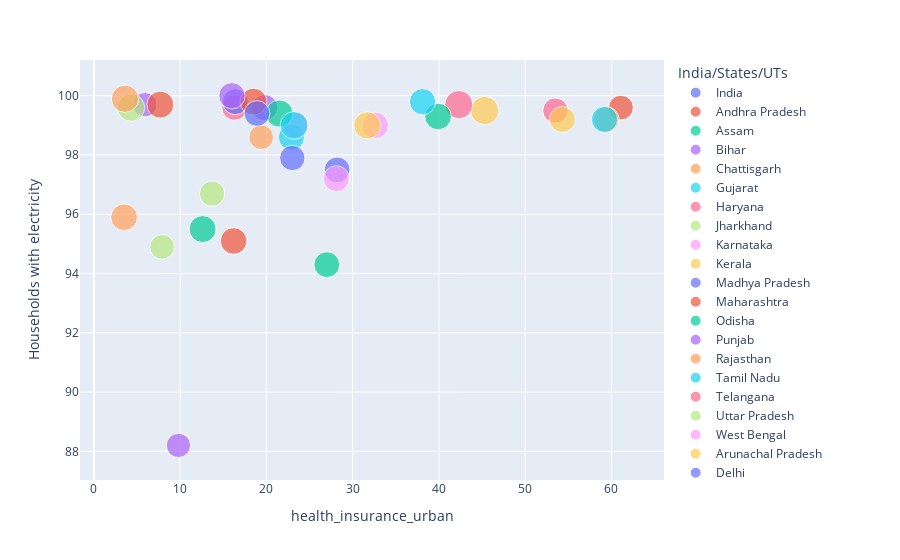

Notebook code cell kept with this figure:
### Code cell
import plotly.express as px

fig1 = px.scatter(health_insurance_NFHS4_Urban, x="health_insurance_urban", y="Households with electricity",color='India/States/UTs',size='F_6above_school')
fig1.show()

### Figure 1 — Plotly figure (JSON) as saved in the notebook; plotly's stock layout.template omitted (floating-point values rounded to 4 significant figures)
{"data": [{"hovertemplate": "India/States/UTs=India<br>health_insurance_urban=%{x}<br>Households with electricity=%{y}<br>F_6above_school=%{marker.size}<extra></extra>", "legendgroup": "India", "marker": {"color": "#636efa", "size": [80.6], "sizemode": "area", "sizeref": 0.2412, "symbol": "circle"}, "mode": "markers", "name": "India", "orientation": "v", "showlegend": true, "type": "scatter", "x": [28.2], "xaxis": "x", "y": [97.5], "yaxis": "y"}, {"hovertemplate": "India/States/UTs=Andhra Pradesh<br>health_insurance_urban=%{x}<br>Households with electricity=%{y}<br>F_6above_school=%{marker.size}<extra></extra>", "legendgroup": "Andhra Pradesh", "marker": {"color": "#EF553B", "size": [74.3], "sizemode": "area", "sizeref": 0.2412, "symbol": "circle"}, "mode": "markers", "name": "Andhra Pradesh", "orientation": "v", "showlegend": true, "type": "scatter", "x": [61.1], "xaxis": "x", "y": [99.6], "yaxis": "y"}, {"hovertemplate": "India/States/UTs=Assam<br>health_insurance_urban=%{x}<br>Households with electricity=%{y}<br>F_6above_school=%{marker.size}<extra></extra>", "legendgroup": "Assam", "marker": {"color": "#00cc96", "size": [88.1], "sizemode": "area", "sizeref": 0.2412, "symbol": "circle"}, "mode": "markers", "name": "Assam", "orientation": "v", "showlegend": true, "type": "scatter", "x": [12.6], "xaxis": "x", "y": [95.5], "yaxis": "y"}, {"hovertemplate": "India/States/UTs=Bihar<br>health_insurance_urban=%{x}<br>Households with electricity=%{y}<br>F_6above_school=%{marker.size}<extra></extra>", "legendgroup": "Bihar", "marker": {"color": "#ab63fa", "size": [71.5], "sizemode": "area", "sizeref": 0.2412, "symbol": "circle"}, "mode": "markers", "name": "Bihar", "orientation": "v", "showlegend": true, "type": "scatter", "x": [9.8], "xaxis": "x", "y": [88.2], "yaxis": "y"}, {"hovertemplate": "India/States/UTs=Chattisgarh<br>health_insurance_urban=%{x}<br>Households with electricity=%{y}<br>F_6above_school=%{marker.size}<extra></extra>", "legendgroup": "Chattisgarh", "marker": {"color": "#FFA15A", "size": [80.5], "sizemode": "area", "sizeref": 0.2412, "symbol": "circle"}, "mode": "markers", "name": "Chattisgarh", "orientation": "v", "showlegend": true, "type": "scatter", "x": [59.4], "xaxis": "x", "y": [99.2], "yaxis": "y"}, {"hovertemplate": "India/States/UTs=Gujarat<br>health_insurance_urban=%{x}<br>Households with electricity=%{y}<br>F_6above_school=%{marker.size}<extra></extra>", "legendgroup": "Gujarat", "marker": {"color": "#19d3f3", "size": [82.6], "sizemode": "area", "sizeref": 0.2412, "symbol": "circle"}, "mode": "markers", "name": "Gujarat", "orientation": "v", "showlegend": true, "type": "scatter", "x": [22.9], "xaxis": "x", "y": [98.6], "yaxis": "y"}, {"hovertemplate": "India/States/UTs=Haryana<br>health_insurance_urban=%{x}<br>Households with electricity=%{y}<br>F_6above_school=%{marker.size}<extra></extra>", "legendgroup": "Haryana", "marker": {"color": "#FF6692", "size": [77.8], "sizemode": "area", "sizeref": 0.2412, "symbol": "circle"}, "mode": "markers", "name": "Haryana", "orientation": "v", "showlegend": true, "type": "scatter", "x": [16.3], "xaxis": "x", "y": [99.6], "yaxis": "y"}, {"hovertemplate": "India/States/UTs=Jharkhand<br>health_insurance_urban=%{x}<br>Households with electricity=%{y}<br>F_6above_school=%{marker.size}<extra></extra>", "legendgroup": "Jharkhand", "marker": {"color": "#B6E880", "size": [77.1], "sizemode": "area", "sizeref": 0.2412, "symbol": "circle"}, "mode": "markers", "name": "Jharkhand", "orientation": "v", "showlegend": true, "type": "scatter", "x": [13.7], "xaxis": "x", "y": [96.7], "yaxis": "y"}, {"hovertemplate": "India/States/UTs=Karnataka<br>health_insurance_urban=%{x}<br>Households with electricity=%{y}<br>F_6above_school=%{marker.size}<extra></extra>", "legendgroup": "Karnataka", "marker": {"color": "#FF97FF", "size": [81.4], "sizemode": "area", "sizeref": 0.2412, "symbol": "circle"}, "mode": "markers", "name": "Karnataka", "orientation": "v", "showlegend": true, "type": "scatter", "x": [23.4], "xaxis": "x", "y": [99], "yaxis": "y"}, {"hovertemplate": "India/States/UTs=Kerala<br>health_insurance_urban=%{x}<br>Households with electricity=%{y}<br>F_6above_school=%{marker.size}<extra></extra>", "legendgroup": "Kerala", "marker": {"color": "#FECB52", "size": [96.5], "sizemode": "area", "sizeref": 0.2412, "symbol": "circle"}, "mode": "markers", "name": "Kerala", "orientation": "v", "showlegend": true, "type": "scatter", "x": [45.3], "xaxis": "x", "y": [99.5], "yaxis": "y"}, {"hovertemplate": "India/States/UTs=Madhya Pradesh<br>health_insurance_urban=%{x}<br>Households with electricity=%{y}<br>F_6above_school=%{marker.size}<extra></extra>", "legendgroup": "Madhya Pradesh", "marker": {"color": "#636efa", "size": [78.1], "sizemode": "area", "sizeref": 0.2412, "symbol": "circle"}, "mode": "markers", "name": "Madhya Pradesh", "orientation": "v", "showlegend": true, "type": "scatter", "x": [23], "xaxis": "x", "y": [97.9], "yaxis": "y"}, {"hovertemplate": "India/States/UTs=Maharashtra<br>health_insurance_urban=%{x}<br>Households with electricity=%{y}<br>F_6above_school=%{marker.size}<extra></extra>", "legendgroup": "Maharashtra", "marker": {"color": "#EF553B", "size": [85.3], "sizemode": "area", "sizeref": 0.2412, "symbol": "circle"}, "mode": "markers", "name": "Maharashtra", "orientation": "v", "showlegend": true, "type": "scatter", "x": [16.2], "xaxis": "x", "y": [95.1], "yaxis": "y"}, {"hovertemplate": "India/States/UTs=Odisha<br>health_insurance_urban=%{x}<br>Households with electricity=%{y}<br>F_6above_school=%{marker.size}<extra></extra>", "legendgroup": "Odisha", "marker": {"color": "#00cc96", "size": [80], "sizemode": "area", "sizeref": 0.2412, "symbol": "circle"}, "mode": "markers", "name": "Odisha", "orientation": "v", "showlegend": true, "type": "scatter", "x": [27], "xaxis": "x", "y": [94.3], "yaxis": "y"}, {"hovertemplate": "India/States/UTs=Punjab<br>health_insurance_urban=%{x}<br>Households with electricity=%{y}<br>F_6above_school=%{marker.size}<extra></extra>", "legendgroup": "Punjab", "marker": {"color": "#ab63fa", "size": [83.1], "sizemode": "area", "sizeref": 0.2412, "symbol": "circle"}, "mode": "markers", "name": "Punjab", "orientation": "v", "showlegend": true, "type": "scatter", "x": [19.8], "xaxis": "x", "y": [99.6], "yaxis": "y"}, {"hovertemplate": "India/States/UTs=Rajasthan<br>health_insurance_urban=%{x}<br>Households with electricity=%{y}<br>F_6above_school=%{marker.size}<extra></extra>", "legendgroup": "Rajasthan", "marker": {"color": "#FFA15A", "size": [73.7], "sizemode": "area", "sizeref": 0.2412, "symbol": "circle"}, "mode": "markers", "name": "Rajasthan", "orientation": "v", "showlegend": true, "type": "scatter", "x": [19.4], "xaxis": "x", "y": [98.6], "yaxis": "y"}, {"hovertemplate": "India/States/UTs=Tamil Nadu<br>health_insurance_urban=%{x}<br>Households with electricity=%{y}<br>F_6above_school=%{marker.size}<extra></extra>", "legendgroup": "Tamil Nadu", "marker": {"color": "#19d3f3", "size": [83.6], "sizemode": "area", "sizeref": 0.2412, "symbol": "circle"}, "mode": "markers", "name": "Tamil Nadu", "orientation": "v", "showlegend": true, "type": "scatter", "x": [59.2], "xaxis": "x", "y": [99.2], "yaxis": "y"}, {"hovertemplate": "India/States/UTs=Telangana<br>health_insurance_urban=%{x}<br>Households with electricity=%{y}<br>F_6above_school=%{marker.size}<extra></extra>", "legendgroup": "Telangana", "marker": {"color": "#FF6692", "size": [76.6], "sizemode": "area", "sizeref": 0.2412, "symbol": "circle"}, "mode": "markers", "name": "Telangana", "orientation": "v", "showlegend": true, "type": "scatter", "x": [53.5], "xaxis": "x", "y": [99.5], "yaxis": "y"}, {"hovertemplate": "India/States/UTs=Uttar Pradesh<br>health_insurance_urban=%{x}<br>Households with electricity=%{y}<br>F_6above_school=%{marker.size}<extra></extra>", "legendgroup": "Uttar Pradesh", "marker": {"color": "#B6E880", "size": [73.4], "sizemode": "area", "sizeref": 0.2412, "symbol": "circle"}, "mode": "markers", "name": "Uttar Pradesh", "orientation": "v", "showlegend": true, "type": "scatter", "x": [7.9], "xaxis": "x", "y": [94.9], "yaxis": "y"}, {"hovertemplate": "India/States/UTs=West Bengal<br>health_insurance_urban=%{x}<br>Households with electricity=%{y}<br>F_6above_school=%{marker.size}<extra></extra>", "legendgroup": "West Bengal", "marker": {"color": "#FF97FF", "size": [81.5], "sizemode": "area", "sizeref": 0.2412, "symbol": "circle"}, "mode": "markers", "name": "West Bengal", "orientation": "v", "showlegend": true, "type": "scatter", "x": [28.1], "xaxis": "x", "y": [97.2], "yaxis": "y"}, {"hovertemplate": "India/States/UTs=Arunachal Pradesh<br>health_insurance_urban=%{x}<br>Households with electricity=%{y}<br>F_6above_school=%{marker.size}<extra></extra>", "legendgroup": "Arunachal Pradesh", "marker": {"color": "#FECB52", "size": [81.5], "sizemode": "area", "sizeref": 0.2412, "symbol": "circle"}, "mode": "markers", "name": "Arunachal Pradesh", "orientation": "v", "showlegend": true, "type": "scatter", "x": [54.3], "xaxis": "x", "y": [99.2], "yaxis": "y"}, {"hovertemplate": "India/States/UTs=Delhi<br>health_insurance_urban=%{x}<br>Households with electricity=%{y}<br>F_6above_school=%{marker.size}<extra></extra>", "legendgroup": "Delhi", "marker": {"color": "#636efa", "size": [81.7], "sizemode": "area", "sizeref": 0.2412, "symbol": "circle"}, "mode": "markers", "name": "Delhi", "orientation": "v", "showlegend": true, "type": "scatter", "x": [16.4], "xaxis": "x", "y": [99.8], "yaxis": "y"}, {"hovertemplate": "India/States/UTs=Goa<br>health_insurance_urban=%{x}<br>Households with electricity=%{y}<br>F_6above_school=%{marker.size}<extra></extra>", "legendgroup": "Goa", "marker": {"color": "#EF553B", "size": [87.1], "sizemode": "area", "sizeref": 0.2412, "symbol": "circle"}, "mode": "markers", "name": "Goa", "orientation": "v", "showlegend": true, "type": "scatter", "x": [18.5], "xaxis": "x", "y": [99.8], "yaxis": "y"}, {"hovertemplate": "India/States/UTs=Himachal Pradesh<br>health_insurance_urban=%{x}<br>Households with electricity=%{y}<br>F_6above_school=%{marker.size}<extra></extra>", "legendgroup": "Himachal Pradesh", "marker": {"color": "#00cc96", "size": [89.8], "sizemode": "area", "sizeref": 0.2412, "symbol": "circle"}, "mode": "markers", "name": "Himachal Pradesh", "orientation": "v", "showlegend": true, "type": "scatter", "x": [21.5], "xaxis": "x", "y": [99.4], "yaxis": "y"}, {"hovertemplate": "India/States/UTs=Jammu & Kashmir<br>health_insurance_urban=%{x}<br>Households with electricity=%{y}<br>F_6above_school=%{marker.size}<extra></extra>", "legendgroup": "Jammu & Kashmir", "marker": {"color": "#ab63fa", "size": [71.8], "sizemode": "area", "sizeref": 0.2412, "symbol": "circle"}, "mode": "markers", "name": "Jammu & Kashmir", "orientation": "v", "showlegend": true, "type": "scatter", "x": [5.9], "xaxis": "x", "y": [99.7], "yaxis": "y"}, {"hovertemplate": "India/States/UTs=Manipur<br>health_insurance_urban=%{x}<br>Households with electricity=%{y}<br>F_6above_school=%{marker.size}<extra></extra>", "legendgroup": "Manipur", "marker": {"color": "#FFA15A", "size": [85.8], "sizemode": "area", "sizeref": 0.2412, "symbol": "circle"}, "mode": "markers", "name": "Manipur", "orientation": "v", "showlegend": true, "type": "scatter", "x": [3.5], "xaxis": "x", "y": [95.9], "yaxis": "y"}, {"hovertemplate": "India/States/UTs=Meghalaya<br>health_insurance_urban=%{x}<br>Households with electricity=%{y}<br>F_6above_school=%{marker.size}<extra></extra>", "legendgroup": "Meghalaya", "marker": {"color": "#19d3f3", "size": [93.2], "sizemode": "area", "sizeref": 0.2412, "symbol": "circle"}, "mode": "markers", "name": "Meghalaya", "orientation": "v", "showlegend": true, "type": "scatter", "x": [23.2], "xaxis": "x", "y": [99], "yaxis": "y"}, {"hovertemplate": "India/States/UTs=Mizoram<br>health_insurance_urban=%{x}<br>Households with electricity=%{y}<br>F_6above_school=%{marker.size}<extra></extra>", "legendgroup": "Mizoram", "marker": {"color": "#FF6692", "size": [95.9], "sizemode": "area", "sizeref": 0.2412, "symbol": "circle"}, "mode": "markers", "name": "Mizoram", "orientation": "v", "showlegend": true, "type": "scatter", "x": [42.3], "xaxis": "x", "y": [99.7], "yaxis": "y"}, {"hovertemplate": "India/States/UTs=Nagaland<br>health_insurance_urban=%{x}<br>Households with electricity=%{y}<br>F_6above_school=%{marker.size}<extra></extra>", "legendgroup": "Nagaland", "marker": {"color": "#B6E880", "size": [90.2], "sizemode": "area", "sizeref": 0.2412, "symbol": "circle"}, "mode": "markers", "name": "Nagaland", "orientation": "v", "showlegend": true, "type": "scatter", "x": [4.3], "xaxis": "x", "y": [99.6], "yaxis": "y"}, {"hovertemplate": "India/States/UTs=Sikkim<br>health_insurance_urban=%{x}<br>Households with electricity=%{y}<br>F_6above_school=%{marker.size}<extra></extra>", "legendgroup": "Sikkim", "marker": {"color": "#FF97FF", "size": [85.6], "sizemode": "area", "sizeref": 0.2412, "symbol": "circle"}, "mode": "markers", "name": "Sikkim", "orientation": "v", "showlegend": true, "type": "scatter", "x": [32.6], "xaxis": "x", "y": [99], "yaxis": "y"}, {"hovertemplate": "India/States/UTs=Tripura<br>health_insurance_urban=%{x}<br>Households with electricity=%{y}<br>F_6above_school=%{marker.size}<extra></extra>", "legendgroup": "Tripura", "marker": {"color": "#FECB52", "size": [89.5], "sizemode": "area", "sizeref": 0.2412, "symbol": "circle"}, "mode": "markers", "name": "Tripura", "orientation": "v", "showlegend": true, "type": "scatter", "x": [31.7], "xaxis": "x", "y": [99], "yaxis": "y"}, {"hovertemplate": "India/States/UTs=Uttarakhand<br>health_insurance_urban=%{x}<br>Households with electricity=%{y}<br>F_6above_school=%{marker.size}<extra></extra>", "legendgroup": "Uttarakhand", "marker": {"color": "#636efa", "size": [80.2], "sizemode": "area", "sizeref": 0.2412, "symbol": "circle"}, "mode": "markers", "name": "Uttarakhand", "orientation": "v", "showlegend": true, "type": "scatter", "x": [18.9], "xaxis": "x", "y": [99.4], "yaxis": "y"}, {"hovertemplate": "India/States/UTs=Andaman and Nicobar Islands<br>health_insurance_urban=%{x}<br>Households with electricity=%{y}<br>F_6above_school=%{marker.size}<extra></extra>", "legendgroup": "Andaman and Nicobar Islands", "marker": {"color": "#EF553B", "size": [87.6], "sizemode": "area", "sizeref": 0.2412, "symbol": "circle"}, "mode": "markers", "name": "Andaman and Nicobar Islands", "orientation": "v", "showlegend": true, "type": "scatter", "x": [7.7], "xaxis": "x", "y": [99.7], "yaxis": "y"}, {"hovertemplate": "India/States/UTs=Dadra and Nagar Haveli<br>health_insurance_urban=%{x}<br>Households with electricity=%{y}<br>F_6above_school=%{marker.size}<extra></extra>", "legendgroup": "Dadra and Nagar Haveli", "marker": {"color": "#00cc96", "size": [85.3], "sizemode": "area", "sizeref": 0.2412, "symbol": "circle"}, "mode": "markers", "name": "Dadra and Nagar Haveli", "orientation": "v", "showlegend": true, "type": "scatter", "x": [39.9], "xaxis": "x", "y": [99.3], "yaxis": "y"}, {"hovertemplate": "India/States/UTs=Daman and Diu<br>health_insurance_urban=%{x}<br>Households with electricity=%{y}<br>F_6above_school=%{marker.size}<extra></extra>", "legendgroup": "Daman and Diu", "marker": {"color": "#ab63fa", "size": [83.9], "sizemode": "area", "sizeref": 0.2412, "symbol": "circle"}, "mode": "markers", "name": "Daman and Diu", "orientation": "v", "showlegend": true, "type": "scatter", "x": [16], "xaxis": "x", "y": [100], "yaxis": "y"}, {"hovertemplate": "India/States/UTs=Lakshadweep<br>health_insurance_urban=%{x}<br>Households with electricity=%{y}<br>F_6above_school=%{marker.size}<extra></extra>", "legendgroup": "Lakshadweep", "marker": {"color": "#FFA15A", "size": [89.9], "sizemode": "area", "sizeref": 0.2412, "symbol": "circle"}, "mode": "markers", "name": "Lakshadweep", "orientation": "v", "showlegend": true, "type": "scatter", "x": [3.6], "xaxis": "x", "y": [99.9], "yaxis": "y"}, {"hovertemplate": "India/States/UTs=Puducherry<br>health_insurance_urban=%{x}<br>Households with electricity=%{y}<br>F_6above_school=%{marker.size}<extra></extra>", "legendgroup": "Puducherry", "marker": {"color": "#19d3f3", "size": [83], "sizemode": "area", "sizeref": 0.2412, "symbol": "circle"}, "mode": "markers", "name": "Puducherry", "orientation": "v", "showlegend": true, "type": "scatter", "x": [38.1], "xaxis": "x", "y": [99.8], "yaxis": "y"}], "layout": {"legend": {"itemsizing": "constant", "title": {"text": "India/States/UTs"}, "tracegroupgap": 0}, "margin": {"t": 60}, "xaxis": {"anchor": "y", "domain": [0, 1], "title": {"text": "health_insurance_urban"}}, "yaxis": {"anchor": "x", "domain": [0, 1], "title": {"text": "Households with electricity"}}}}
